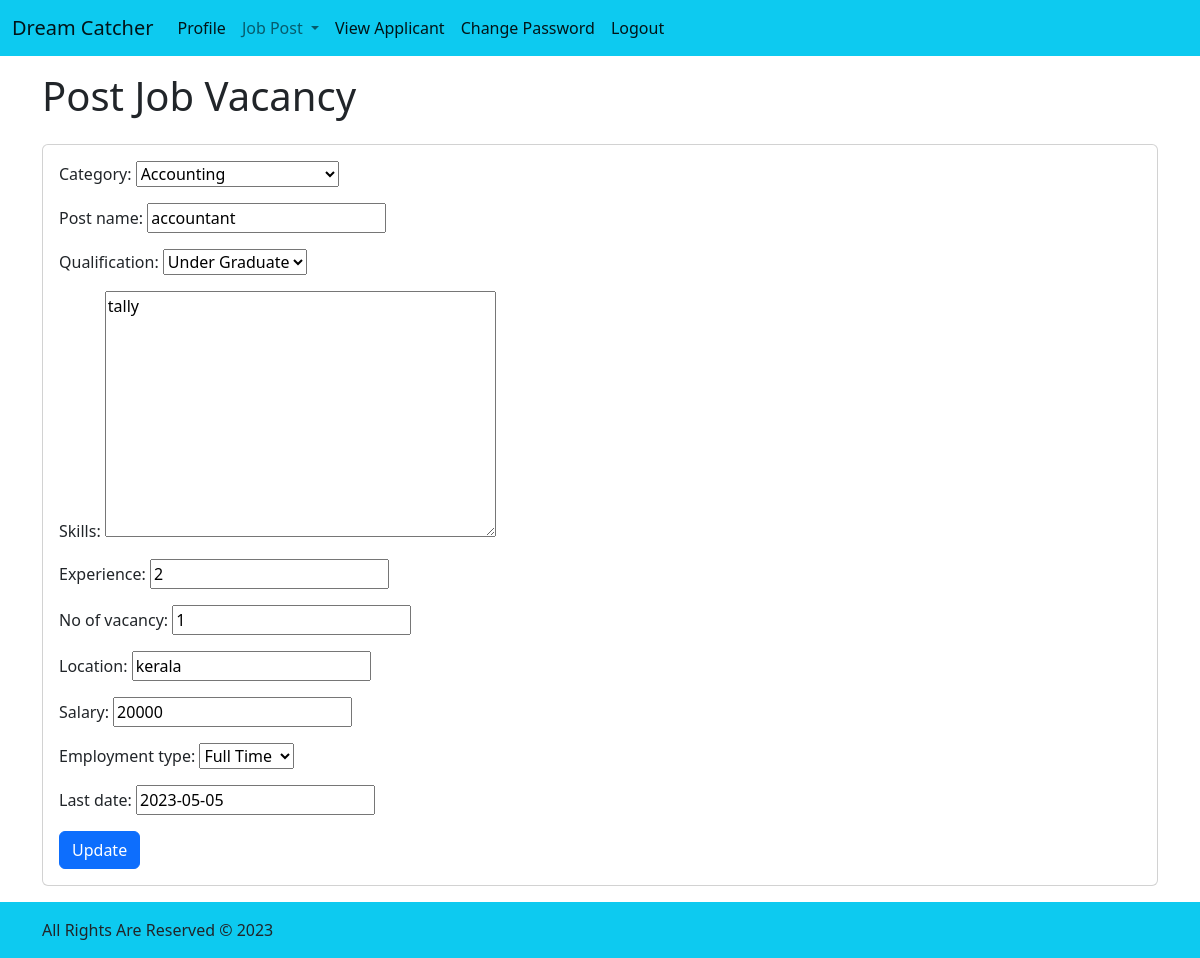
/jobposts/1/update/, run on an earlier commit of the app's database.
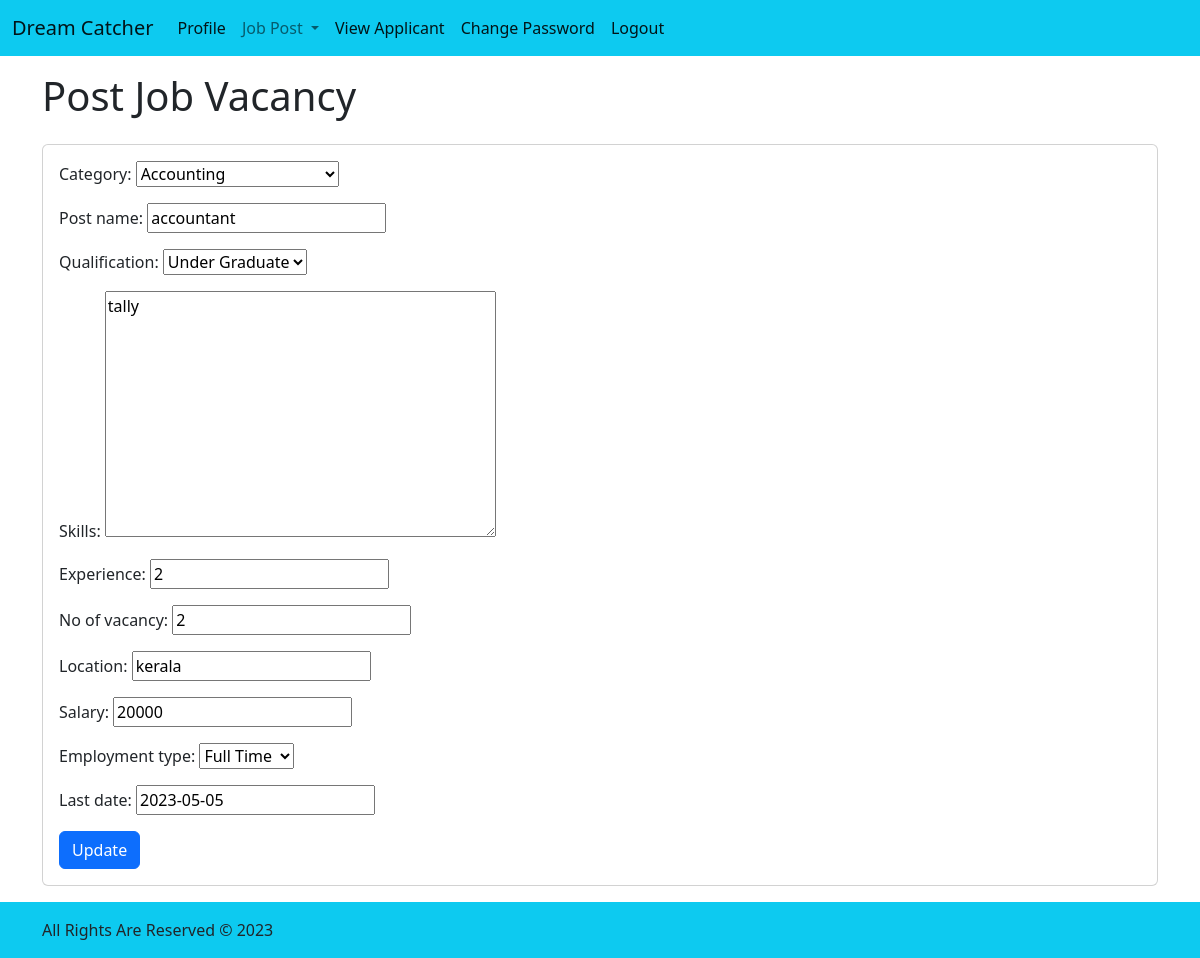
And on a later commit of the database.
### core/models.py (models this page shows, shortened)
class JobPostModel(models.Model):
    class CatChoices(models.TextChoices):
        Accounting = "Accounting","Accounting"
        administrative_assistant = "admini","Administrative Assistant"
        architect = "architect","Architect"
        computer_programmer = "cp","Computer Programmer"
        Construction = "con","Construction"
        Customer_service = "cs","Ustomer Service"
        dbadministrator = "dbadmini","Database Administrator"
        HR = "hr","Human Resources"
        marketing = "marketing","Marketing"
        retail = "retail","Retail"
        sales ="sales","Sales"
    class QualificationChoices(models.TextChoices):
        Phd = "phd","PhD"
        PG = "PG","Post Graduate"
        UG = "UG","Under Graduate"
        Diploma ="Dip","Diploma"
        X ="X","SSLC"
    class EmploymentTypeChoices(models.TextChoices):
        Full_time = "full","Full Time"
        Part_time= "part","Part Time"
    category  = models.CharField(max_length=64,choices=CatChoices.choices)
    post_name = models.CharField(max_length=64)
    qualification = models.CharField(max_length=64,choices=QualificationChoices.choices)
    skills = models.TextField(max_length=60)
    experience = models.IntegerField()
    no_of_vacancy = models.IntegerField()
    location = models.CharField(max_length=255)
    salary = models.IntegerField()
    employment_type = models.CharField(max_length=64,choices=EmploymentTypeChoices.choices)
    last_date = models.DateField()
    created_on = models.DateTimeField(auto_now_add=True)
    updated_on = models.DateTimeField(auto_now=True)

### core/views.py (the view)
# urls.py: path("jobposts/<int:pk>/update/", views.JobpostUpdateView.as_view(), name="jobpost_update"),
class JobpostUpdateView(views.UpdateView):
        template_name = "core/jobpost/jobpost_update.html"
        model = models.JobPostModel
        form_class = forms.JobPostForm
        success_url = reverse_lazy("core:jobpost_list")

### core/forms.py
class JobPostForm(forms.ModelForm):
    class Meta:
        model = models.JobPostModel
        fields =["category","post_name","qualification","skills","experience","no_of_vacancy","location","salary","employment_type","last_date"]

### templates/core/jobpost/jobpost_update.html
{% extends 'base_e.html' %} {% block content %}
<div class="container-lg d-flex flex-column gap-3 py-3">
  <div class="row">
    <div class="col">
      <h1>Post Job Vacancy</h1>
    </div>
  </div>
  <div class="row">
    <div class="col">
      <div class="card card-body">
        <form action="" method="post" class="django-form">
          {% csrf_token %} {{form.as_p}}
          <button class="btn btn-primary" type="submit">Update</button>
        </form>
      </div>
    </div>
  </div>
</div>
{% endblock %}

What changed in the data, as far as the page shows it:
changed JobPostModel "Accounting": no_of_vacancy "1" → "2"
